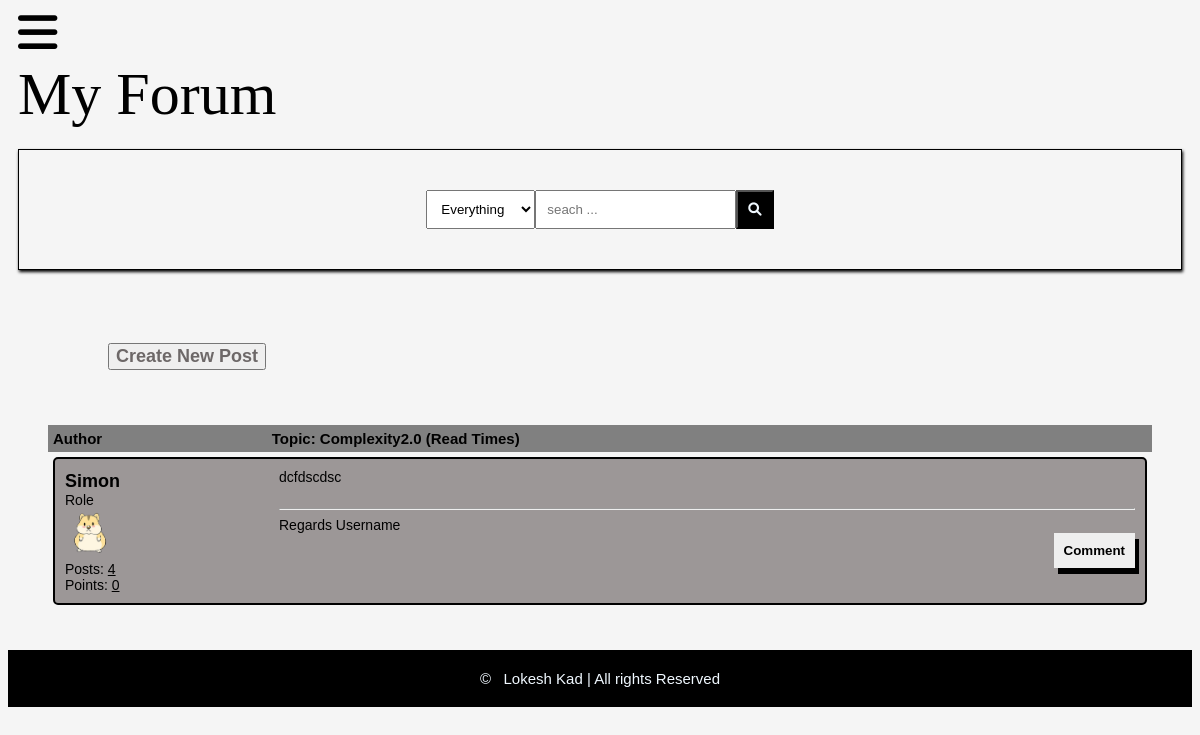
The app's page /details/complexity20/ (signed in) with its own data.
### posts/models.py (models this page shows, shortened)
class Post(models.Model):
    title=models.CharField(max_length=400)
    slug=models.SlugField(max_length=400,unique=True,blank=True)
    user=models.ForeignKey(Author,on_delete=models.CASCADE)
    content=HTMLField()
    categories=models.ManyToManyField(Category)
    date=models.DateTimeField(auto_now_add=True)
    approved=models.BooleanField(default=False)
    hit_count_generic=GenericRelation(HitCount,object_id_field='object_pk',related_query_name='hit_count_generic_relation')
    tag=TaggableManager()
    comments=models.ManyToManyField(Comment,blank=True)
    approved = models.BooleanField(default=True)

class Author(models.Model):
    user=models.ForeignKey(User,on_delete=models.CASCADE)
    fullname=models.CharField(max_length=40,blank=True)
    slug=models.SlugField(max_length=400,unique=True,blank=True)
    bio=HTMLField()
    points=models.IntegerField(default=0)
    profile_pic=ResizedImageField(size=[50,80],quality=100,upload_to="authors",default=None,null=True,blank=True)
    def num_posts(self):
        return Post.objects.filter(user=self).count()

### posts/views.py (the view, shortened to what this page needs)
# urls.py: path('details/<slug:slug>/' , views.details,name='detail'),
@login_required
def details(request, slug):
    post = get_object_or_404(Post, slug=slug)
    update_views(request,post)
    update_views(request,post)
    return render(request, 'details.html', {'post': post})

### posts/utils.py (called while the page is built)
def update_views(request,object):
    context={}
    hit_count=get_hitcount_model().objects.get_for_object(object)
    hits=hit_count.hits
    hitcontext=context["hitcount"]={"pk":hit_count.pk}
    hit_count_response=HitCountMixin.hit_count(request,hit_count)
    if hit_count_response.hit_counted:
        hits=hits+1
        hitcontext["hitcounted"]=hit_count_response.hit_counted
        hitcontext["hit_message"]=hit_count_response.hit_message
        hitcontext["total_hits"]=hits

### template/details.html (shortened to what this page needs)
{%extends 'base.html'%}
{%load hitcount_tags%}
{%load static%}
{%block content%}
    <div class="container">
        <div class="head">
            <div class="author">Author</div>
            <div class="content">Topic: {{post.title}} (Read {%get_hit_count for post%} Times)</div>
        </div>
        <div class="body">
            <div class="author">
                <div class="username"> <a href="#">{{post.user.fullname|title}}</a></div>
                <div>Role</div>
                <img src="{% static 'hamster.png'%}" alt="">
                <div>Posts: <u>{{post.user.num_posts}}</u></div>
                <div>Points: <u>{{post.user.points}}</u></div>
            </div>
            <div class="content">
                {{post.content|safe}}<br><br>
                <hr>
                Regards Username
                <div class="comment">
                    <button onclick="showComment()">
                        Comment
                    </button>
                </div>
            </div>
        </div>
    </div>
    {%endblock content%}

### static/style1.css (style rules this page uses)
* { box-sizing: border-box; }
html { font-size: 14px; font-family:'Trebuchet MS', 'Lucida Sans Unicode', 'Lucida Grande', 'Lucida Sans', Arial, sans-serif; background-color: whitesmoke; }
a { color: rgb(109, 104, 104); font-weight: bolder; text-decoration: none; font-size:18px; }
.container { margin: 20px; padding: 20px; }
.head { display: flex; background-color: grey; padding: 5px; font-weight: bold; font-size: 15px; }
.author { flex:20%; }
.content { flex: 80%; }
.body { display: flex; background-color: rgb(156, 151, 151); padding: 10px; margin: 5px; border: black solid 2px; border-radius: 5px; }
.body .author .username { font-size: 20px; }
.body .author .username a { color: black; }
.body .author img { max-width: 50px; max-height: 80px; }
.body .content .comment button { border: none; padding: 10px; font-weight: bold; box-shadow: 4px 6px black; cursor: pointer; float:right; }

### records on screen
Post: title "Complexity2.0", user.fullname "Simon", user.num_posts "4", user.points "0", content "dcfdscdsc"
